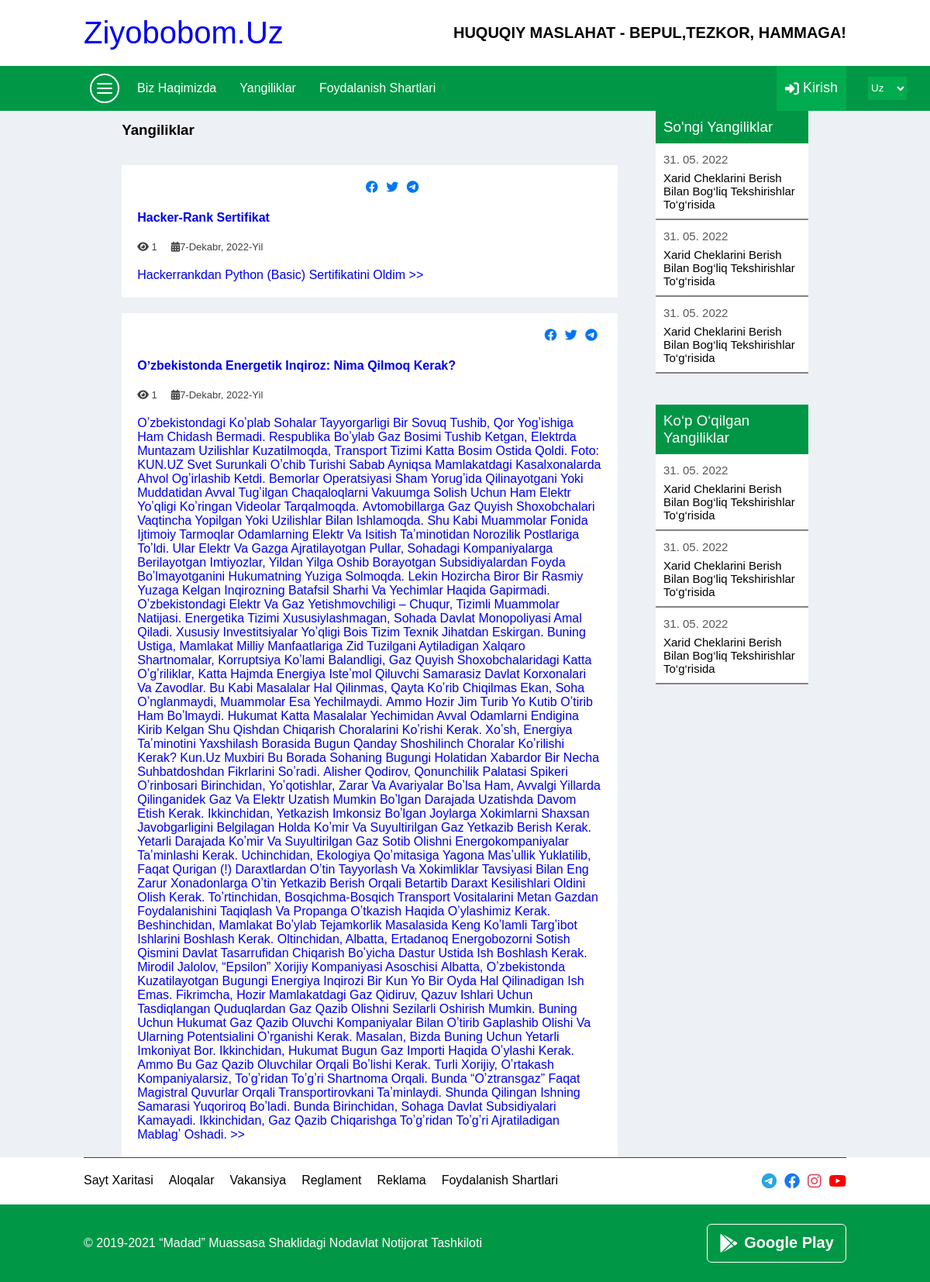
Page /news/ on the committed database.
### asosiy/models.py (models this page shows, shortened)
class News(models.Model):
    rasm= models.FileField()
    sarlavha = models.CharField(max_length=150)
    sana = models.DateField()
    matn = models.TextField()
    korishlar_soni = models.PositiveSmallIntegerField(default=0)

### asosiy/views.py (the view)
# urls.py: path('news/', NewsView.as_view()),
class NewsView(View):
    def get(self, request):
        data = {
            "news":News.objects.all(),
        }
        return render(request, 'yangiliklar.html',data)

### templates/yangiliklar.html (shortened to what this page needs)
<!DOCTYPE html>
<html>
{% load static %}
  <head>
    <link rel="stylesheet" type="text/css" media="screen" href="/static/css/main.css" />
    <link
      rel="stylesheet"
      href="https://cdnjs.cloudflare.com/ajax/libs/font-awesome/6.1.1/css/all.min.css"
    />
  </head>
  <body>
    <div class="container">
      <section class="logo">
        <a href="./">
          <div class="brend">ziyobobom.uz</div>
        </a>
        <h1>HUQUQIY MASLAHAT - BEPUL,TEZKOR, HAMMAGA!</h1>
      </section>
      <section class="navbar">
        <div class="links">
          <ul class="menu-icon">
            <li></li>
            <li></li>
            <li></li>
          </ul>
          <ul class="desktop-links">
            <li><a href="biz-haqimizda.html">Biz haqimizda</a></li>
            <li><a href="#">Yangiliklar</a></li>
            <li><a href="foydalanish.html">Foydalanish shartlari</a></li>
          </ul>
        </div>
        <div class="login">
          <i class="fa-solid fa-right-to-bracket"></i>
          Kirish
        </div>
        <select class="language" name="" id="">
          <option value="">Uz</option>
        </select>
      </section>
      <section class="condition">
        <div class="left">
          <h3>Yangiliklar</h3>
          {% for new in news %}
          <div class="new">
            <div>
              <div class="news-link">
                <i class="fa-brands fa-facebook"></i>
                <i class="fa-brands fa-twitter"></i>
                <i class="fa-brands fa-telegram"></i>
              </div>
              <h3>
                <a href="/news1/">{{new.sarlavha}}</a>
              </h3>
              <p>
                <i class="fa-solid fa-eye"></i> {{new.korishlar_soni}} &nbsp; &nbsp;
                <i class="calendar fa-solid fa-calendar-days"></i>{{new.sana}}
              </p>
              <a href="#">{{new.matn}} >></a>
            </div>
          </div>
          {% endfor%}
        </div>
        <div class="news-right">
          <div class="news-one">
            <h3>So'ngi Yangiliklar</h3>
            <div class="card">
              <a href="./news1.html">
              <p>31. 05. 2022</p>
              <h4>
                Xarid cheklarini berish bilan bog‘liq tekshirishlar to‘g‘risida
              </h4>
            </a>
            </div>
            <div class="card">
              <a href="#">
              <p>31. 05. 2022</p>
              <h4>
                Xarid cheklarini berish bilan bog‘liq tekshirishlar to‘g‘risida
              </h4>
            </a>
            </div>
            <div class="card">
              <a href="#">
              <p>31. 05. 2022</p>
              <h4>
                Xarid cheklarini berish bilan bog‘liq tekshirishlar to‘g‘risida
              </h4>
            </a>
            </div>
          </div>
          <div class="news-two">
            <h3>Ko‘p o‘qilgan yangiliklar</h3>
            <div class="card">
              <a href="#">
              <p>31. 05. 2022</p>
              <h4>
                Xarid cheklarini berish bilan bog‘liq tekshirishlar to‘g‘risida
              </h4>
            </a>
            </div>
            <div class="card">
              <a href="#">
              <p>31. 05. 2022</p>
              <h4>
                Xarid cheklarini berish bilan bog‘liq tekshirishlar to‘g‘risida
              </h4>
            </a>
            </div>
            <div class="card">
              <a href="#">
              <p>31. 05. 2022</p>
              <h4>
                Xarid cheklarini berish bilan bog‘liq tekshirishlar to‘g‘risida
              </h4>
            </a>
            </div>
          </div>
        </div>
      </section>
      <section class="footer">
        <div class="footer-nav">
          <ul>
            <li>Sayt xaritasi</li>
            <li>Aloqalar</li>
            <li>Vakansiya</li>
            <li>Reglament</li>
            <li>Reklama</li>
            <li>Foydalanish shartlari</li>
          </ul>
          <div class="social">
            <i class="fa-brands fa-telegram"></i>
            <i class="fa-brands fa-facebook"></i>
            <i class="fa-brands fa-instagram"></i>
            <i class="fa-brands fa-youtube"></i>
          </div>
        </div>
      </section>
      <section class="about-me">
        <div>
          © 2019-2021 “Madad” muassasa shaklidagi nodavlat notijorat tashkiloti
        </div>
        <div>
          <i class="fa-brands fa-google-play"></i>
          <b>Google Play</b>
        </div>
      </section>
    </div>
  </body>
</html>

### static/css/main.css (style rules this page uses)
* { font-family: "Nunito", sans-serif; margin: 0; padding: 0; box-sizing: border-box; text-decoration: none; outline: 0; border: none; text-transform: capitalize; transition: all 0.2s linear; }
.container { max-width: 1700px !important; width: 100% !important; margin: 0 auto; position: relative; }
.container section { padding: 0px 9%; }
.container .logo { display: flex; justify-content: space-between; align-items: center; }
.container .logo h1 { font-size: 20px; }
.container .logo .brend { margin: 20px 0px; font-size: 40px; }
.container .navbar { display: flex; align-items: center; background-color: rgb(0, 152, 70); justify-content: space-between; color: white; position: relative; }
.container .navbar .links { display: flex; align-items: center; }
.container .navbar .links .menu-icon { width: 38px; height: 38px; border: 2px solid rgb(255, 255, 255); border-radius: 50%; display: flex; flex-direction: column; justify-content: center; margin: 8px; padding-left: 5px; }
.container .navbar .links .menu-icon li { width: 20px; height: 2px; border-radius: 2px; margin: 2px; border: 1px solid white; background-color: white; }
.container .navbar .links ul { display: flex; list-style-type: none; }
.container .navbar .links ul li { margin: 0px 5px; font-size: 16px; }
.container .navbar .links ul li a { padding: 20px 10px; text-align: center; color: white; text-decoration: none; }
.container .navbar .login { width: 90px; height: 57.5px; background-color: rgb(0, 172, 79); display: flex; justify-content: center; align-items: center; font-size: 18px; cursor: pointer; }
.container .navbar .login i { margin-right: 5px; }
.container .navbar .language { position: absolute; width: 50px; height: 30px; background-color: rgb(0, 172, 79); right: 30px; color: white; }
.footer-nav { display: flex; justify-content: space-between; padding-top: 20px !important; padding-bottom: 20px !important; border-top: 1px solid rgb(63, 63, 63); }
.footer-nav ul { display: flex; flex-wrap: wrap; list-style-type: none; }
.footer-nav ul li { margin-right: 20px; }
.footer-nav .social { font-size: 20px; display: flex; gap: 10px; }
.footer-nav .social i { transition: all 0.4s ease; }
.footer-nav .social i:nth-child(1) { color: rgb(44, 165, 224); }
.footer-nav .social i:nth-child(2) { color: rgb(24, 119, 242); }
.footer-nav .social i:nth-child(3) { color: rgb(228, 64, 95); }
.footer-nav .social i:nth-child(4) { color: rgb(255, 0, 0); }
.about-me { padding-top: 25px !important; padding-bottom: 25px !important; background-color: rgb(0, 152, 70); color: white; display: flex; flex-wrap: wrap; justify-content: space-between; align-items: center; }
.about-me div:nth-child(2) { width: 180px; height: 50px; border: 1px solid white; border-radius: 6px; transition: all 0.5s ease; display: flex; align-items: center; justify-content: center; font-size: 20px; }
.about-me div:nth-child(2) i { font-size: 24px; margin-right: 8px; }
.condition { width: 100%; display: flex; background-color: rgb(237, 240, 244); padding: 20px 40px; display: flex; justify-content: space-evenly; }
.condition .left { width: 65%; }
.condition .left h3 { line-height: 50px; }
.news-right { width: 20%; border-radius: 4px; height: fit-content; }
.news-right .news-one, .news-right .news-two { margin-bottom: 40px; background-color: white; }
.news-right .news-one h3, .news-right .news-two h3 { background-color: rgb(0, 150, 70); color: white; padding: 10px 10px; font-weight: 100; }
.news-right .news-one .card, .news-right .news-two .card { width: 100% !important; border-bottom: 2px solid rgb(131, 131, 131); margin: 6px 0px; padding-left: 10px; font-size: 15px; color: black; padding: 10px; padding-top: 0; }
.news-right .news-one .card h4, .news-right .news-two .card h4 { font-weight: 100; color: black; }
.news-right .news-one .card p, .news-right .news-two .card p { color: rgb(88, 88, 88); line-height: 30px; }
.new { background-color: white; display: flex; margin-top: 20px; overflow: hidden; transition: all 0.5s ease; }
.new .news-link { text-align: right; color: rgb(0, 117, 242); }
.new h3 { line-height: 20px !important; }
.new div:nth-child(2) { padding: 20px; }
.new div:nth-child(2) p { color: rgb(65, 65, 65); margin: 20px 0px; font-size: 13px; }
.new div:nth-child(2) h3 { margin: 20px 0px; font-size: 16px; }
.news-link:nth-child(1) i { margin-right: 6px; }

### rows in the picture
News: sarlavha "Hacker-Rank Sertifikat", korishlar_soni "1", sana "7-Dekabr, 2022-Yil", matn "Hackerrankdan Python (Basic) Sertifikatini Oldim"
News: sarlavha "Oʼzbekistonda Energetik Inqiroz: Nima Qilmoq Kerak?", korishlar_soni "1", sana "7-Dekabr, 2022-Yil", matn "Oʼzbekistondagi Koʼplab Sohalar Tayyorgarligi Bir Sovuq Tushib, Qor Yogʼishiga Ham Chidash Bermadi. Respublika Boʼylab Gaz Bosimi Tushib Ketgan, Elektrda Muntazam Uzilishlar Kuzatilmoqda, Transport Tizimi Katta Bosim Ostida Qoldi. Foto: KUN.UZ Svet Surunkali Oʼchib Turishi Sabab Ayniqsa Mamlakatdagi Kasalxonalarda Ahvol Ogʼirlashib Ketdi. Bemorlar Operatsiyasi Sham Yorugʼida Qilinayotgani Yoki Muddatidan Avval Tugʼilgan Chaqaloqlarni Vakuumga Solish Uchun Ham Elektr Yoʼqligi Koʼringan Videolar Tarqalmoqda. Аvtomobillarga Gaz Quyish Shoxobchalari Vaqtincha Yopilgan Yoki Uzilishlar Bilan Ishlamoqda. Shu Kabi Muammolar Fonida Ijtimoiy Tarmoqlar Odamlarning Elektr Va Isitish Taʼminotidan…"
